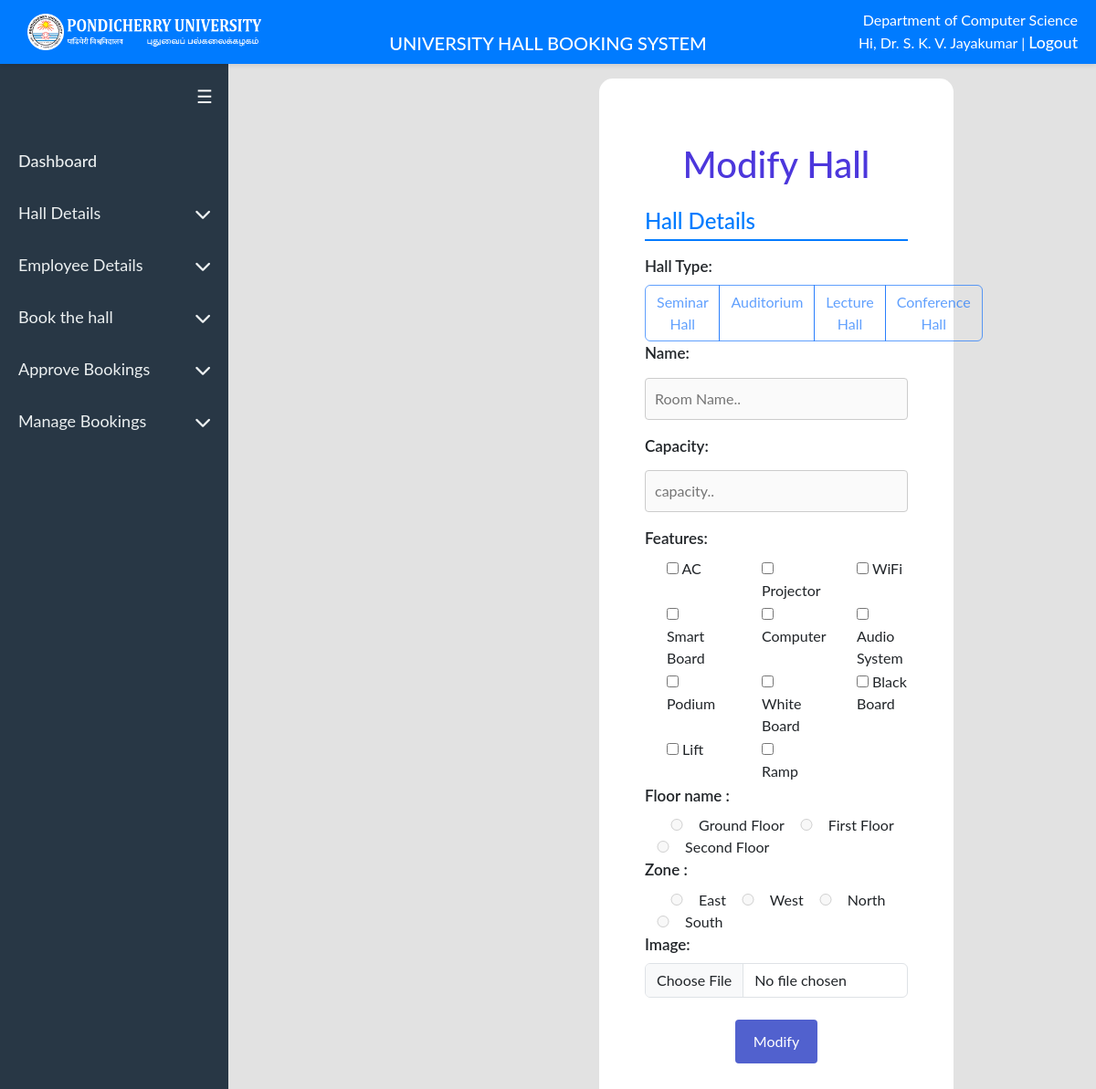
The page /modify_hall.php (signed in) on the database its author committed.
### tables this page shows
CREATE TABLE `departments` (
  `department_id` int(10) NOT NULL,
  `school_id` int(11) DEFAULT NULL,
  `department_name` varchar(150) NOT NULL,
  `incharge_name` varchar(255) NOT NULL,
  `incharge_contact_mobile` varchar(11) NOT NULL,
  `designation` varchar(255) NOT NULL,
  `incharge_email` varchar(255) NOT NULL,
  `incharge_intercom` varchar(255) NOT NULL,
  `incharge_status` varchar(100) NOT NULL
);

CREATE TABLE `hall_type` (
  `type_id` int(11) NOT NULL,
  `type_name` enum('Seminar Hall','Auditorium','Lecture Hall','Conference Hall') NOT NULL,
  `updated_date` date NOT NULL
);

### modify_hall.php (the view, shortened to what the rows shown need)
<!DOCTYPE html>
<html lang="en">
<head>
    <link rel="stylesheet" href="https://cdn.jsdelivr.net/npm/flatpickr/dist/flatpickr.min.css">
    <link href="https://cdn.jsdelivr.net/npm/bootstrap@5.3.0/dist/css/bootstrap.min.css" rel="stylesheet">
    <link rel="stylesheet" href="assets/design.css" />
</head>
<body>
    <?php include 'assets/header.php' ?>
    <div id="main">
        <div class="main-content mt-3">
            <form method="post" style="margin:0px 100px; background-color:white; padding: 50px; border-radius:15px;" enctype="multipart/form-data">
                <h1 class="mb-4" style="color:#4c37dc; text-align:center;">Modify Hall</h1>
                <div class="form-group">
                    <label class="form-label">Hall Type:</label><br>
                    <div class="btn-group" role="group" aria-label="Room Type">
                        <?php
                        include 'assets/conn.php';
                        $query = "SELECT * FROM hall_type";
                        $result = $conn->query($query);
                        if ($result && mysqli_num_rows($result) > 0) {
                            while ($row = mysqli_fetch_assoc($result)) {
                                $type_name = $row['type_name'];
                                echo '<label class="btn btn-outline-primary" for="' . $type_name . '">' . $type_name . '</label>';
                            }
                        } else {
                            echo "No room types found.";
                        }
                        ?>
                    </div>
                </div>
            </form>
        </div>
    </div>
</body>
</html>

### assets/header.php (shortened to what the rows shown need)
<?php
include 'assets/conn.php';
$username = $_SESSION['username'];
$department_id = $_SESSION['department_id'];
$user_role = $_SESSION['role'];
$school_name1 = '';
$department_name1 = '';
if ($user_role == 'hod' || $user_role == 'prof') {
    $sql_department = "SELECT department_name FROM departments WHERE department_id = ?";
    $stmt = $conn->prepare($sql_department);
    $stmt->bind_param("i", $department_id);
    $stmt->execute();
    $result_department = $stmt->get_result();
    if ($row = $result_department->fetch_assoc()) {
        $department_name1 = $row['department_name'];
    }
}
?>
<!DOCTYPE html>
<html lang="en">
<head>
    <link rel="stylesheet" href="https://cdnjs.cloudflare.com/ajax/libs/font-awesome/6.0.0/css/all.min.css">
    <link rel="stylesheet" href="https://cdnjs.cloudflare.com/ajax/libs/font-awesome/6.0.0-beta3/css/all.min.css">
</head>
<body>
<nav class="navbar">
    <div class="navbar-section logo-section">
        <img src="image/logo/PU_Logo_Full.png" alt="Pondicherry University Logo">
    </div>
    <div class="navbar-section title-section">
        <h3>UNIVERSITY HALL BOOKING SYSTEM</h3>
    </div>
    <div class="navbar-section user-section">
        <?php if (isset($username)): ?>
            <?php if ($user_role == 'dean'): ?>
                <?= htmlspecialchars($school_name1); ?>
            <?php elseif ($user_role == 'hod' || $user_role == "prof"): ?>
                <?= htmlspecialchars($department_name1); ?>
            <?php endif; ?>
            <br>
            Hi, <?= htmlspecialchars($username); ?> | <a style="color: white;" href="logout.php">Logout</a>
        <?php else: ?>
            <a href="index.php" style="color: white;">Login</a>
        <?php endif; ?>
    </div>
</nav>
</body>
</html>

### rows shown on the page
departments: department_name "Department of Computer Science"
hall_type: type_name "Seminar Hall"
hall_type: type_name "Auditorium"
hall_type: type_name "Lecture Hall"
hall_type: type_name "Conference Hall"

### other values the page prints
$username "Dr. S. K. V. Jayakumar"
